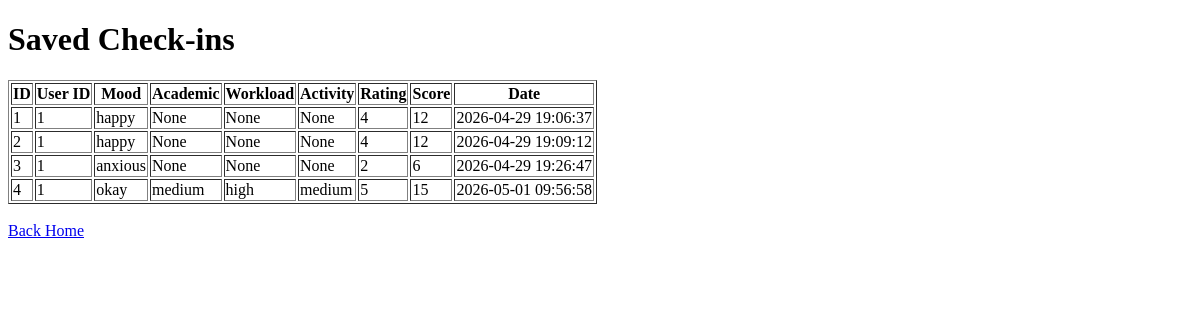
The app's page /view-checkins, older data.
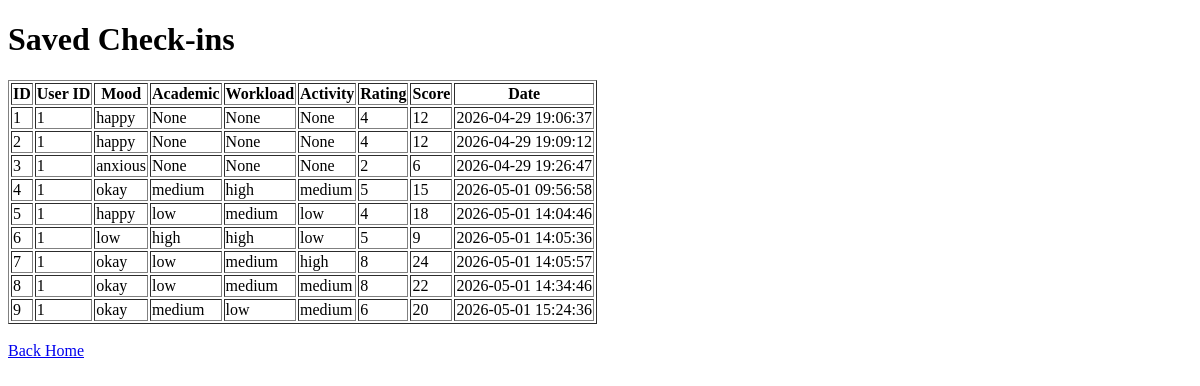
The same page, newer data.
### tables this page shows
CREATE TABLE checkins (
            id INTEGER PRIMARY KEY AUTOINCREMENT,
            user_id INTEGER,
            mood TEXT,
            academic TEXT,
            workload TEXT,
            social TEXT,
            financial TEXT,
            activity TEXT,
            rating INTEGER,
            score INTEGER,
            date TIMESTAMP DEFAULT CURRENT_TIMESTAMP,
            FOREIGN KEY (user_id) REFERENCES users(id)
        );

### app.py (the view)
@app.route("/view-checkins")
def view_checkins():
    conn = get_db_connection()
    checkins = conn.execute("SELECT * FROM checkins").fetchall()
    conn.close()
    return render_template("view_checkins.html", checkins=checkins)

### app.py (called while the page is built)
def get_db_connection():
    conn = sqlite3.connect("wellbeing.db")
    conn.row_factory = sqlite3.Row
    return conn

### templates/view_checkins.html (shortened to what this page needs)
<!DOCTYPE html>
<html>
<head>
</head>
<body>
<h1>Saved Check-ins</h1>
<table border="1">
    <tr>
        <th>ID</th>
        <th>User ID</th>
        <th>Mood</th>
        <th>Academic</th>
        <th>Workload</th>
        <th>Activity</th>
        <th>Rating</th>
        <th>Score</th>
        <th>Date</th>
    </tr>
    {% for checkin in checkins %}
    <tr>
        <td>{{ checkin.id }}</td>
        <td>{{ checkin.user_id }}</td>
        <td>{{ checkin.mood }}</td>
        <td>{{ checkin.academic }}</td>
        <td>{{ checkin.workload }}</td>
        <td>{{ checkin.activity }}</td>
        <td>{{ checkin.rating }}</td>
        <td>{{ checkin.score }}</td>
        <td>{{ checkin.date }}</td>
    </tr>
    {% endfor %}
</table>
<br>
<a href="/">Back Home</a>
</body>
</html>

Row changes from the older to the newer data that the page shows:
added checkins: id "5", user_id "1", mood "happy", academic "low", workload "medium", activity "low", rating "4", score "18", date "2026-05-01 14:04:46"
added checkins: id "6", user_id "1", mood "low", academic "high", workload "high", activity "low", rating "5", score "9", date "2026-05-01 14:05:36"
added checkins: id "7", user_id "1", mood "okay", academic "low", workload "medium", activity "high", rating "8", score "24", date "2026-05-01 14:05:57"
added checkins: id "8", user_id "1", mood "okay", academic "low", workload "medium", activity "medium", rating "8", score "22", date "2026-05-01 14:34:46"
added checkins: id "9", user_id "1", mood "okay", academic "medium", workload "low", activity "medium", rating "6", score "20", date "2026-05-01 15:24:36"
